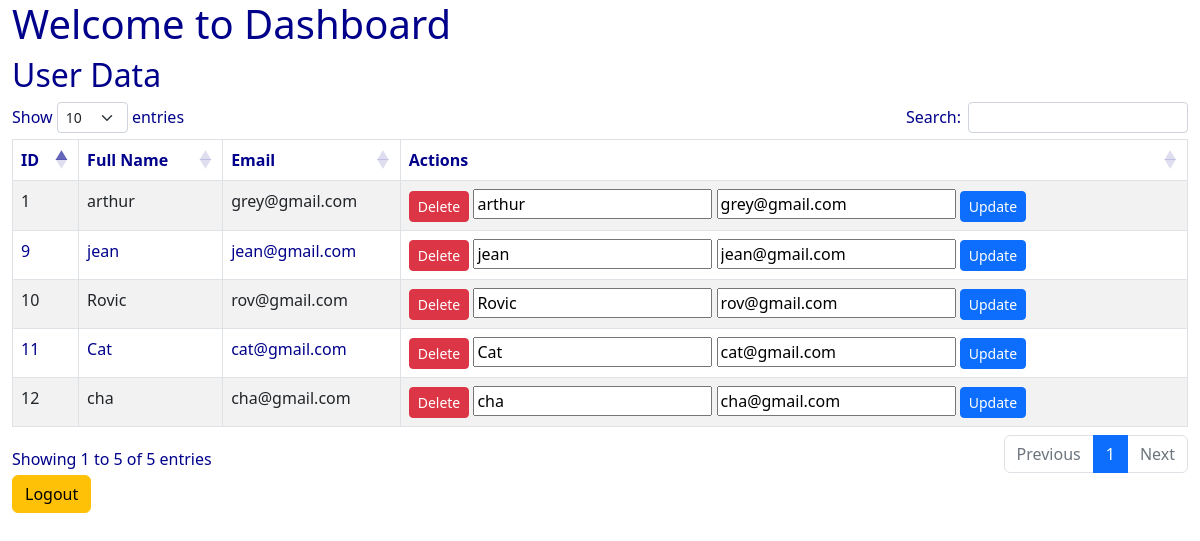
/index.php (signed in), run on the app's committed database.
### tables this page shows
CREATE TABLE `users` (
  `id` int(11) NOT NULL,
  `full_name` varchar(128) NOT NULL,
  `email` varchar(255) NOT NULL,
  `password` varchar(255) NOT NULL
);

### index.php (the view, shortened to what this page needs)
<?php
require_once "database.php";
$users = [];
$sql = "SELECT * FROM users";
$result = mysqli_query($conn, $sql);
if ($result) {
    if (mysqli_num_rows($result) > 0) {
        while ($row = mysqli_fetch_assoc($result)) {
            $users[] = $row;
        }
    } else {
        $error_message = "No users found";
    }
} else {
    $error_message = "Error: " . mysqli_error($conn);
}
?>
<!DOCTYPE html>
<html lang="en">
<head>
    <link rel="stylesheet" href="https://cdn.jsdelivr.net/npm/bootstrap@5.2.2/dist/css/bootstrap.min.css">
    <link rel="stylesheet" href="https://cdn.datatables.net/1.11.5/css/dataTables.bootstrap5.min.css">
</head>
<body style="background-image: url('https://media.giphy.com/media/v1.Y2lkPTc5MGI3NjExZG93YXdkbjRnMXk1a2I5b3F4MGthN2lkY2ZlbzVhMTE5ZTQ3d2RnNiZlcD12MV9pbnRlcm5hbF9naWZfYnlfaWQmY3Q9Zw/xT9DPQb5T0MSMRyHiU/giphy.gif'); background-size: cover; background-repeat: no-repeat;">
    <div class="container-fluid">
        <h1>Welcome to Dashboard</h1>
        <?php if (isset($error_message)) : ?>
            <div class="alert alert-danger"><?php echo $error_message; ?></div>
        <?php else : ?>
            <h2>User Data</h2>
            <table id="userTable" class="table table-striped table-bordered">
                <thead>
                    <tr>
                        <th>ID</th>
                        <th>Full Name</th>
                        <th>Email</th>
                        <th>Actions</th>
                    </tr>
                </thead>
                <tbody>
                    <?php foreach ($users as $user) : ?>
                        <tr>
                            <td><?php echo $user['id']; ?></td>
                            <td><?php echo htmlspecialchars($user['full_name']); ?></td>
                            <td><?php echo htmlspecialchars($user['email']); ?></td>
                            <td>
                                <a href="?delete_id=<?php echo $user['id']; ?>" class="btn btn-danger btn-sm">Delete</a>
                                <form method="post" action="" style="display:inline;">
                                    <input type="text" name="full_name" value="<?php echo htmlspecialchars($user['full_name']); ?>" required>
                                    <input type="email" name="email" value="<?php echo htmlspecialchars($user['email']); ?>" required>
                                    <button type="submit" name="update_user" class="btn btn-primary btn-sm">Update</button>
                                </form>
                            </td>
                        </tr>
                    <?php endforeach; ?>
                </tbody>
            </table>
            <a href="logout.php" class="btn btn-warning">Logout</a>
        <?php endif; ?>
    </div>
</body>
</html>

### index.php (style rules this page uses)
body { color: #00008B; }
.table { color: #00008B; background-color: white; }

### data on the page
users: id "1", full_name "arthur", email "grey@gmail.com"
users: id "9", full_name "jean", email "jean@gmail.com"
users: id "10", full_name "Rovic", email "rov@gmail.com"
users: id "11", full_name "Cat", email "cat@gmail.com"
users: id "12", full_name "cha", email "cha@gmail.com"
